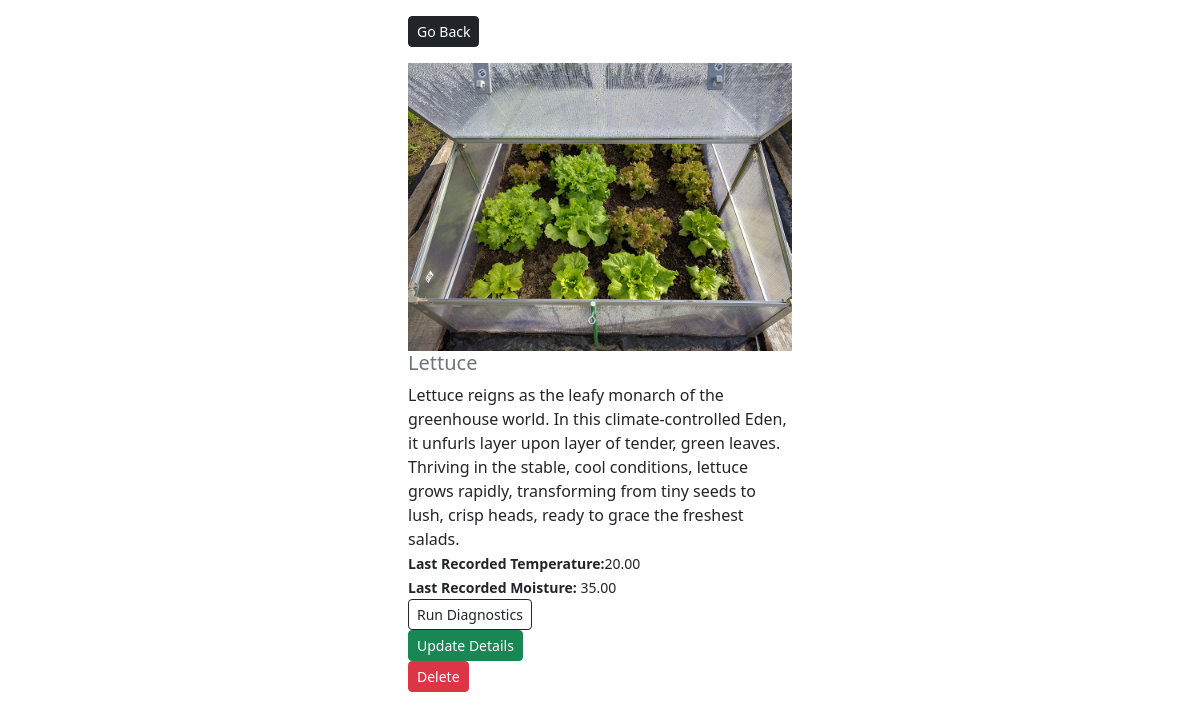
The page /mygreenhouse/crop-detail/9/ on the database as committed earlier.
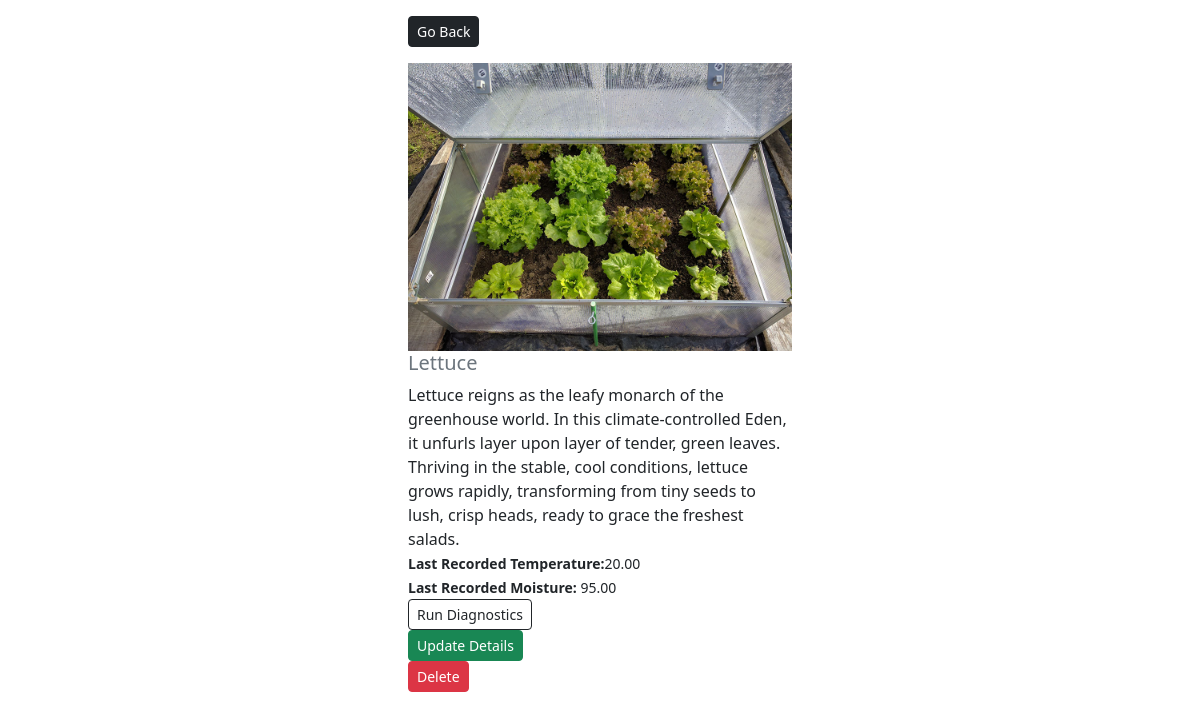
The same page on the database as committed later.
### crops/models.py (models this page shows, shortened)
class Crop(models.Model):
    name = models.CharField(max_length=100)
    description = models.TextField(max_length=300)
    image = models.ImageField(null=False, blank=False, upload_to='images/')
    temperature = models.DecimalField(max_digits=4, decimal_places=2)
    moisture = models.DecimalField(max_digits=4, decimal_places=2)
    class Meta:
        ordering = ['name']

### crops/views.py (the view)
# urls.py: path('crop-detail/<str:id>/', views.crop_detail, name='crop-detail'),
def crop_detail(request, id):
    crop = Crop.objects.get(pk=id)
    context = {'crop': crop}
    return render(request, 'crops/crop-detail.html', context)

### crops/templates/crops/crop-detail.html
{% extends 'crops/base.html' %}
{% load static %}
{% block content %}
    <div class="row justify-content-center">
        <div class="col-md-4">
            <div class="">
                <a href="{% url 'home' %}" class="my-3 btn btn-dark btn-sm">Go Back</a>
            </div>
            <div style="height: 90vh">
                <img class="img-fluid text-center" style="max-width: 100%; max-height: 100%" src="{{ crop.image.url }}" alt="image gone">
                <h5 class="text-muted"> {{ crop.name }} </h5>
                <quote>{{ crop.description }}</quote><br>
                <small><b>Last Recorded Temperature:</b>{{crop.temperature}}</small><br>
                <small><b>Last Recorded Moisture:</b> {{ crop.moisture }}</small><br>
                <a href="{% url 'diagnostics' %}" class="btn btn-outline-dark btn-sm">Run Diagnostics</a><br>
                <a href="{% url 'edit-crop' crop.id %}" class="btn btn-success btn-sm">Update Details</a><br>
                <a href="{% url 'delete-crop' crop.id %}" class="btn btn-danger btn-sm">Delete</a><br>
            </div>
        </div>
    </div>
{% endblock %}

### crops/templates/crops/base.html (shortened to what this page needs)
<!DOCTYPE html>
<html lang="en">
<head>
    <link href="https://cdn.jsdelivr.net/npm/bootstrap@5.2.0/dist/css/bootstrap.min.css" rel="stylesheet">
</head>
<body>
    {% block content %}
    {% endblock %}
</body>
</html>

Rows that differ between the two databases and show on the page:
changed Crop "Lettuce": moisture "35.00" → "95.00"
